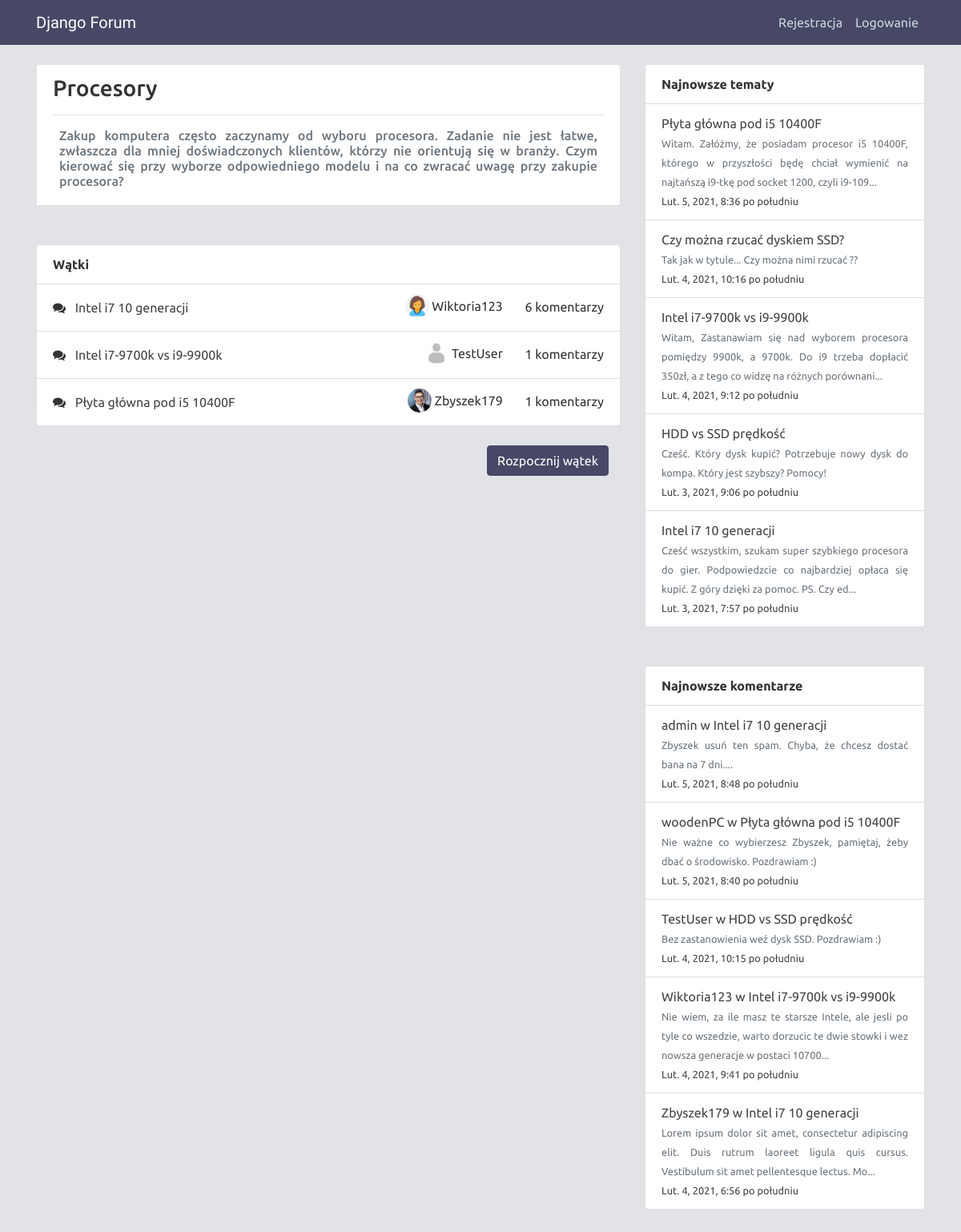
Page /subforum/5/ on the committed database.
### forum/models.py (models this page shows, shortened)
class Subforum(models.Model):
    parent = models.ForeignKey("Subforum", on_delete=models.CASCADE, default=None, blank=True, null=True)
    name = models.CharField(max_length=100)
    description = models.CharField(max_length=500, default=None, blank=True, null=True)
    icon = models.ImageField(upload_to='subforum_icons', default=None, blank=True, null=True)

class Thread(models.Model):
    author = models.ForeignKey(User, on_delete=models.CASCADE)
    subforum = models.ForeignKey(Subforum, on_delete=models.CASCADE)
    title = models.CharField(max_length=200)
    content = models.TextField()
    created_at = models.DateTimeField(auto_now_add=True)

class Comment(models.Model):
    author = models.ForeignKey(User, on_delete=models.CASCADE)
    thread = models.ForeignKey(Thread, on_delete=models.CASCADE)
    content = models.TextField()
    created_at = models.DateTimeField(auto_now_add=True)

### users/models.py (models this page shows, shortened)
class Profile(models.Model):
    user = models.OneToOneField(User, on_delete=models.CASCADE)
    image = models.ImageField(default='profile_images/default.jpg', upload_to='profile_images')

### forum/views.py (the view)
# urls.py: path('subforum/<int:pk>/', SubforumDetailView.as_view(), name='subforum-detail'),
class SubforumDetailView(DetailView):
    model = Subforum
    def get_context_data(self, **kwargs):
        context = super().get_context_data(**kwargs)
        subforums = Subforum.objects.filter(parent=self.kwargs['pk'])
        for subforum in subforums:
            subforum.threadsNum = Thread.objects.filter(subforum=subforum.id).count()
        context['subforums'] = subforums
        threads = Thread.objects.filter(subforum=self.kwargs['pk'])
        for thread in threads:
            thread.commentsNum = Comment.objects.filter(thread=thread.id).count()
        context['threads'] = threads
        return context

### forum/context_processors.py (called while the page is built)
def sidebar(request):
    threads = Thread.objects.order_by('-created_at')[:5]
    for thread in threads:
        thread.content = thread.content[:140] + (thread.content[140:] and '...')
    comments = Comment.objects.order_by('-created_at')[:5]
    for comment in comments:
        comment.content = comment.content[:140] + (comment.content[140:] and '...')
    return {
        "new_threads": threads,
        "new_comments": comments
    }

### forum/templates/forum/subforum_detail.html (shortened to what this page needs)
{% extends "forum/base.html" %}
{% block content %}
<section>
  <div class="list-group">
    <div class="list-group-item">
      <h3>{{ object.name }}</h3>
      {% if object.description %}
      <hr>
      <h6 class="text-muted h6 text-justify ml-2 mr-2"> {{ object.description }}</h6>
      {% endif %}
  </div>
  <div class="list-group mt-5">
    {% if threads %}
    <div class="list-group-item font-weight-bold">
      Wątki
    </div>
    {% for thread in threads %}
    <div class="list-group-item">
      <div class="row d-flex align-items-center justify-content-between">
        <div class="col-md-auto text-justify">
          <i class="fa fa-comments mr-2" aria-hidden="true"></i>
          <a class="links" href="{% url 'thread-detail' thread.id %}">{{ thread.title }}</a>
        </div>
        <div class="col-md-auto">
          <img class="rounded-circle img-small mb-1" src="{{ thread.author.profile.image.url }}" alt="{{ user.username }}">
          {{ thread.author }}
          <span class="ml-4">{{ thread.commentsNum }} komentarzy</span>
        </div>
      </div>
    </div>
    {% endfor %}
  </div>
  {% else %}
  <div class="container mt-4 text-center">
    <h4>W tym dziale nie ma żadnych wątków</h4>
  </div>
  {% endif %}
  <div class="container mt-4 pb-3">
    <a class="btn btn-primary mx-auto float-right" href="{% url 'thread-create' object.id %}">
      Rozpocznij wątek
    </a>
  </div>
</section>
{% endblock content %}

### forum/templates/forum/base.html (shortened to what this page needs)
{% load static %}
<!DOCTYPE html>
<html lang="pl">
<head>
    <link rel="stylesheet" href="https://cdn.jsdelivr.net/npm/bootstrap@4.6.0/dist/css/bootstrap.min.css">
    <link rel="stylesheet" href="https://maxcdn.bootstrapcdn.com/font-awesome/4.7.0/css/font-awesome.min.css">
    <link rel="stylesheet" type="text/css" href="{% static 'forum/main.css' %}">
</head>
<body>
    <header class="header">
        <nav class="navbar navbar-expand-md navbar-dark fixed-top nav-bg-color">
            <div class="container">
                <a class="navbar-brand mr-4" href="{% url 'forum-home' %}">Django Forum</a>
                <div class="collapse navbar-collapse" id="navbarToggle">
                    <div class="navbar-nav ml-auto">
                        {% if user.is_authenticated %}
                        <a class="nav-item nav-link" href="{% url 'profile' %}">Profil</a>
                        <a class="nav-item nav-link" href="{% url 'logout' %}">Wyloguj</a>
                        {% else %}
                        <a class="nav-item nav-link" href="{% url 'register' %}">Rejestracja</a>
                        <a class="nav-item nav-link" href="{% url 'login' %}">Logowanie</a>
                        {% endif %}
                    </div>
                </div>
            </div>
        </nav>
    </header>
    <main role="main" class="container mb-5">
        <div class="row">
            <div class="col-md-8">
                {% block content %}{% endblock %}
            </div>
            <div class="col-md-4">
                <div class="list-group">
                    <div class="list-group-item font-weight-bold">
                        Najnowsze tematy
                    </div>
                    {% for thread in new_threads %}
                    <div class="list-group-item">
                        <div class="row">
                            <a class="col-md-auto text-justify links" href="{% url 'thread-detail' thread.id %}">
                                {{ thread.title }}<br>
                                <small class="text-muted">{{ thread.content }}</small>
                                <br><small class="">{{ thread.created_at }}</small>
                            </a>
                        </div>
                    </div>
                    {% endfor %}
                </div>
                <div class="list-group mt-5">
                    <div class="list-group-item font-weight-bold">
                        Najnowsze komentarze
                    </div>
                    {% for comment in new_comments %}
                    <div class="list-group-item">
                        <div class="row">
                            <a class="col-md-auto text-justify links" href="{% url 'thread-detail' comment.thread.id %}">
                                {{ comment.author }} w {{ comment.thread.title }}<br>
                                <small class="text-muted">{{ comment.content }}</small>
                                <br><small class="">{{ comment.created_at }}</small>
                            </a>
                        </div>
                    </div>
                    {% endfor %}
                </div>
            </div>
        </div>
    </main>
</body>
</html>

### forum/static/forum/main.css (style rules this page uses)
* { font-family: 'Ubuntu', sans-serif; }
body { background: #e1e3e7; color: #333333; margin-top: 5rem; }
.navbar-brand { font-family: 'Sriracha', cursive; }
.nav-bg-color { background-color: #464866; }
.header .navbar-nav .nav-link { color: #cbd5db; }
.links { color: #444444; }
.btn { background: #464866; border-color: #464866; box-shadow: none; outline: none; }
.rounded-circle { width: 75px; height: 75px; }
.img-small { width: 30px; height: 30px; }

### rows in the picture
Subforum: name "Procesory", description "Zakup komputera często zaczynamy od wyboru procesora. Zadanie nie jest łatwe, zwłaszcza dla mniej doświadczonych klientów, którzy nie orientują się w branży. Czym kierować się przy wyborze odpowiedniego modelu i na co zwracać uwagę przy zakupie procesora?"
Thread: title "Intel i7 10 generacji", author.profile.image (picture), author "Wiktoria123", commentsNum "6", content "Cześć wszystkim, szukam super szybkiego procesora do gier. Podpowiedzcie co najbardziej opłaca się kupić. Z góry dzięki za pomoc. PS. Czy ed...", created_at "Lut. 3, 2021, 7:57 po południu"
Thread: title "Intel i7-9700k vs i9-9900k", author.profile.image (placeholder picture), author "TestUser", commentsNum "1", content "Witam, Zastanawiam się nad wyborem procesora pomiędzy 9900k, a 9700k. Do i9 trzeba dopłacić 350zł, a z tego co widzę na różnych porównani...", created_at "Lut. 4, 2021, 9:12 po południu"
Thread: title "Płyta główna pod i5 10400F", author.profile.image (picture), author "Zbyszek179", commentsNum "1", content "Witam. Załóżmy, że posiadam procesor i5 10400F, którego w przyszłości będę chciał wymienić na najtańszą i9-tkę pod socket 1200, czyli i9-109...", created_at "Lut. 5, 2021, 8:36 po południu"
Thread: title "Czy można rzucać dyskiem SSD?", content "Tak jak w tytule... Czy można nimi rzucać ??", created_at "Lut. 4, 2021, 10:16 po południu"
Thread: title "HDD vs SSD prędkość", content "Cześć. Który dysk kupić? Potrzebuje nowy dysk do kompa. Który jest szybszy? Pomocy!", created_at "Lut. 3, 2021, 9:06 po południu"
Comment: author "admin", thread "Intel i7 10 generacji", content "Zbyszek usuń ten spam. Chyba, że chcesz dostać bana na 7 dni....", created_at "Lut. 5, 2021, 8:48 po południu"
Comment: author "woodenPC", thread "Płyta główna pod i5 10400F", content "Nie ważne co wybierzesz Zbyszek, pamiętaj, żeby dbać o środowisko. Pozdrawiam :)", created_at "Lut. 5, 2021, 8:40 po południu"
Comment: author "TestUser", thread "HDD vs SSD prędkość", content "Bez zastanowienia weź dysk SSD. Pozdrawiam :)", created_at "Lut. 4, 2021, 10:15 po południu"
Comment: author "Wiktoria123", thread "Intel i7-9700k vs i9-9900k", content "Nie wiem, za ile masz te starsze Intele, ale jesli po tyle co wszedzie, warto dorzucic te dwie stowki i wez nowsza generacje w postaci 10700...", created_at "Lut. 4, 2021, 9:41 po południu"
Comment: author "Zbyszek179", thread "Intel i7 10 generacji", content "Lorem ipsum dolor sit amet, consectetur adipiscing elit. Duis rutrum laoreet ligula quis cursus. Vestibulum sit amet pellentesque lectus. Mo...", created_at "Lut. 4, 2021, 6:56 po południu"
